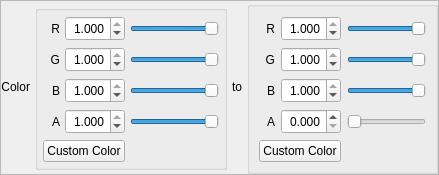
               <widget class="QFrame" name="ParticlesFrame3">
                <property name="sizePolicy">
                 <sizepolicy hsizetype="Preferred" vsizetype="Preferred">
                  <horstretch>0</horstretch>
                  <verstretch>0</verstretch>
                 </sizepolicy>
                </property>
                <property name="frameShape">
                 <enum>QFrame::StyledPanel</enum>
                </property>
                <property name="frameShadow">
                 <enum>QFrame::Raised</enum>
                </property>
                <layout class="QHBoxLayout" name="horizontalLayout_11">
                 <property name="spacing">
                  <number>5</number>
                 </property>
                 <property name="margin">
                  <number>0</number>
                 </property>
                 <item>
                  <widget class="QLabel" name="ColorsLabel">
                   <property name="sizePolicy">
                    <sizepolicy hsizetype="Preferred" vsizetype="Fixed">
                     <horstretch>0</horstretch>
                     <verstretch>0</verstretch>
                    </sizepolicy>
                   </property>
                   <property name="text">
                    <string>Color</string>
                   </property>
                   <property name="alignment">
                    <set>Qt::AlignRight|Qt::AlignTrailing|Qt::AlignVCenter</set>
                   </property>
                  </widget>
                 </item>
                 <item>
                  <widget class="QGroupBox" name="ColorsFromBox">
                   <property name="sizePolicy">
                    <sizepolicy hsizetype="Expanding" vsizetype="Fixed">
                     <horstretch>2</horstretch>
                     <verstretch>0</verstretch>
                    </sizepolicy>
                   </property>
                   <property name="title">
                    <string/>
                   </property>
                   <property name="flat">
                    <bool>false</bool>
                   </property>
                   <layout class="QGridLayout" name="gridLayout_6">
                    <property name="horizontalSpacing">
                     <number>5</number>
                    </property>
                    <property name="margin">
                     <number>5</number>
                    </property>
                    <item row="0" column="0">
                     <widget class="QLabel" name="RFromLabel">
                      <property name="sizePolicy">
                       <sizepolicy hsizetype="Preferred" vsizetype="Fixed">
                        <horstretch>0</horstretch>
                        <verstretch>0</verstretch>
                       </sizepolicy>
                      </property>
                      <property name="minimumSize">
                       <size>
                        <width>0</width>
                        <height>25</height>
                       </size>
                      </property>
                      <property name="toolTip">
                       <string>Start color Red</string>
                      </property>
                      <property name="text">
                       <string>R</string>
                      </property>
                      <property name="alignment">
                       <set>Qt::AlignRight|Qt::AlignTrailing|Qt::AlignVCenter</set>
                      </property>
                     </widget>
                    </item>
                    <item row="1" column="0">
                     <widget class="QLabel" name="GFromLabel">
                      <property name="sizePolicy">
                       <sizepolicy hsizetype="Preferred" vsizetype="Fixed">
                        <horstretch>0</horstretch>
                        <verstretch>0</verstretch>
                       </sizepolicy>
                      </property>
                      <property name="minimumSize">
                       <size>
                        <width>0</width>
                        <height>25</height>
                       </size>
                      </property>
                      <property name="toolTip">
                       <string>Start color green</string>
                      </property>
                      <property name="text">
                       <string>G</string>
                      </property>
                      <property name="alignment">
                       <set>Qt::AlignRight|Qt::AlignTrailing|Qt::AlignVCenter</set>
                      </property>
                     </widget>
                    </item>
                    <item row="2" column="0">
                     <widget class="QLabel" name="BFromLabel">
                      <property name="sizePolicy">
                       <sizepolicy hsizetype="Preferred" vsizetype="Fixed">
                        <horstretch>0</horstretch>
                        <verstretch>0</verstretch>
                       </sizepolicy>
                      </property>
                      <property name="minimumSize">
                       <size>
                        <width>0</width>
                        <height>25</height>
                       </size>
                      </property>
                      <property name="toolTip">
                       <string>Start color blue</string>
                      </property>
                      <property name="text">
                       <string>B</string>
                      </property>
                      <property name="alignment">
                       <set>Qt::AlignRight|Qt::AlignTrailing|Qt::AlignVCenter</set>
                      </property>
                     </widget>
                    </item>
                    <item row="3" column="0">
                     <widget class="QLabel" name="AFromLabel">
                      <property name="sizePolicy">
                       <sizepolicy hsizetype="Preferred" vsizetype="Fixed">
                        <horstretch>0</horstretch>
                        <verstretch>0</verstretch>
                       </sizepolicy>
                      </property>
                      <property name="minimumSize">
                       <size>
                        <width>0</width>
                        <height>25</height>
                       </size>
                      </property>
                      <property name="toolTip">
                       <string>Alpha value at start of lifetime</string>
                      </property>
                      <property name="text">
                       <string>A</string>
                      </property>
                      <property name="alignment">
                       <set>Qt::AlignRight|Qt::AlignTrailing|Qt::AlignVCenter</set>
                      </property>
                     </widget>
                    </item>
                    <item row="2" column="2">
                     <widget class="QSlider" name="BFromSlider">
                      <property name="toolTip">
                       <string>Start color blue</string>
                      </property>
                      <property name="maximum">
                       <number>100</number>
                      </property>
                      <property name="value">
                       <number>100</number>
                      </property>
                      <property name="orientation">
                       <enum>Qt::Horizontal</enum>
                      </property>
                     </widget>
                    </item>
                    <item row="1" column="2">
                     <widget class="QSlider" name="GFromSlider">
                      <property name="toolTip">
                       <string>Start color green</string>
                      </property>
                      <property name="maximum">
                       <number>100</number>
                      </property>
                      <property name="value">
                       <number>100</number>
                      </property>
                      <property name="orientation">
                       <enum>Qt::Horizontal</enum>
                      </property>
                     </widget>
                    </item>
                    <item row="0" column="2">
                     <widget class="QSlider" name="RFromSlider">
                      <property name="toolTip">
                       <string>Start color Red</string>
                      </property>
                      <property name="maximum">
                       <number>100</number>
                      </property>
                      <property name="value">
                       <number>100</number>
                      </property>
                      <property name="orientation">
                       <enum>Qt::Horizontal</enum>
                      </property>
                     </widget>
                    </item>
                    <item row="3" column="2">
                     <widget class="QSlider" name="AFromSlider">
                      <property name="toolTip">
                       <string>Alpha value at start of lifetime</string>
                      </property>
                      <property name="maximum">
                       <number>100</number>
                      </property>
                      <property name="value">
                       <number>100</number>
                      </property>
                      <property name="orientation">
                       <enum>Qt::Horizontal</enum>
                      </property>
                     </widget>
                    </item>
                    <item row="0" column="1">
                     <widget class="QDoubleSpinBox" name="RFromSpinBox">
                      <property name="sizePolicy">
                       <sizepolicy hsizetype="Fixed" vsizetype="Fixed">
                        <horstretch>0</horstretch>
                        <verstretch>0</verstretch>
                       </sizepolicy>
                      </property>
                      <property name="minimumSize">
                       <size>
                        <width>60</width>
                        <height>25</height>
                       </size>
                      </property>
                      <property name="maximumSize">
                       <size>
                        <width>60</width>
                        <height>25</height>
                       </size>
                      </property>
                      <property name="toolTip">
                       <string>Start color Red</string>
                      </property>
                      <property name="alignment">
                       <set>Qt::AlignRight|Qt::AlignTrailing|Qt::AlignVCenter</set>
                      </property>
                      <property name="decimals">
                       <number>3</number>
                      </property>
                      <property name="maximum">
                       <double>1.000000000000000</double>
                      </property>
                      <property name="singleStep">
                       <double>0.010000000000000</double>
                      </property>
                      <property name="value">
                       <double>1.000000000000000</double>
                      </property>
                     </widget>
                    </item>
                    <item row="1" column="1">
                     <widget class="QDoubleSpinBox" name="GFromSpinBox">
                      <property name="sizePolicy">
                       <sizepolicy hsizetype="Fixed" vsizetype="Fixed">
                        <horstretch>0</horstretch>
                        <verstretch>0</verstretch>
                       </sizepolicy>
                      </property>
                      <property name="minimumSize">
                       <size>
                        <width>60</width>
                        <height>25</height>
                       </size>
                      </property>
                      <property name="maximumSize">
                       <size>
                        <width>60</width>
                        <height>25</height>
                       </size>
                      </property>
                      <property name="toolTip">
                       <string>Start color green</string>
                      </property>
                      <property name="alignment">
                       <set>Qt::AlignRight|Qt::AlignTrailing|Qt::AlignVCenter</set>
                      </property>
                      <property name="decimals">
                       <number>3</number>
                      </property>
                      <property name="maximum">
                       <double>1.000000000000000</double>
                      </property>
                      <property name="singleStep">
                       <double>0.010000000000000</double>
                      </property>
                      <property name="value">
                       <double>1.000000000000000</double>
                      </property>
                     </widget>
                    </item>
                    <item row="2" column="1">
                     <widget class="QDoubleSpinBox" name="BFromSpinBox">
                      <property name="sizePolicy">
                       <sizepolicy hsizetype="Fixed" vsizetype="Fixed">
                        <horstretch>0</horstretch>
                        <verstretch>0</verstretch>
                       </sizepolicy>
                      </property>
                      <property name="minimumSize">
                       <size>
                        <width>60</width>
                        <height>25</height>
                       </size>
                      </property>
                      <property name="maximumSize">
                       <size>
                        <width>60</width>
                        <height>25</height>
                       </size>
                      </property>
                      <property name="toolTip">
                       <string>Start color blue</string>
                      </property>
                      <property name="alignment">
                       <set>Qt::AlignRight|Qt::AlignTrailing|Qt::AlignVCenter</set>
                      </property>
                      <property name="decimals">
                       <number>3</number>
                      </property>
                      <property name="maximum">
                       <double>1.000000000000000</double>
                      </property>
                      <property name="singleStep">
                       <double>0.010000000000000</double>
                      </property>
                      <property name="value">
                       <double>1.000000000000000</double>
                      </property>
                     </widget>
                    </item>
                    <item row="3" column="1">
                     <widget class="QDoubleSpinBox" name="AFromSpinBox">
                      <property name="sizePolicy">
                       <sizepolicy hsizetype="Fixed" vsizetype="Fixed">
                        <horstretch>0</horstretch>
                        <verstretch>0</verstretch>
                       </sizepolicy>
                      </property>
                      <property name="minimumSize">
                       <size>
                        <width>60</width>
                        <height>25</height>
                       </size>
                      </property>
                      <property name="maximumSize">
                       <size>
                        <width>60</width>
                        <height>25</height>
                       </size>
                      </property>
                      <property name="toolTip">
                       <string>Alpha value at start of lifetime</string>
                      </property>
                      <property name="alignment">
                       <set>Qt::AlignRight|Qt::AlignTrailing|Qt::AlignVCenter</set>
                      </property>
                      <property name="decimals">
                       <number>3</number>
                      </property>
                      <property name="maximum">
                       <double>1.000000000000000</double>
                      </property>
                      <property name="singleStep">
                       <double>0.010000000000000</double>
                      </property>
                      <property name="value">
                       <double>1.000000000000000</double>
                      </property>
                     </widget>
                    </item>
                    <item row="4" column="0" colspan="2">
                     <widget class="QPushButton" name="CustomColorFromButton">
                      <property name="sizePolicy">
                       <sizepolicy hsizetype="Fixed" vsizetype="Fixed">
                        <horstretch>0</horstretch>
                        <verstretch>0</verstretch>
                       </sizepolicy>
                      </property>
                      <property name="text">
                       <string>Custom Color</string>
                      </property>
                     </widget>
                    </item>
                   </layout>
                  </widget>
                 </item>
                 <item>
                  <widget class="QLabel" name="ColorsToLabel">
                   <property name="sizePolicy">
                    <sizepolicy hsizetype="Preferred" vsizetype="Fixed">
                     <horstretch>0</horstretch>
                     <verstretch>0</verstretch>
                    </sizepolicy>
                   </property>
                   <property name="text">
                    <string>to</string>
                   </property>
                   <property name="alignment">
                    <set>Qt::AlignRight|Qt::AlignTrailing|Qt::AlignVCenter</set>
                   </property>
                  </widget>
                 </item>
                 <item>
                  <widget class="QGroupBox" name="ColorsToBox">
                   <property name="sizePolicy">
                    <sizepolicy hsizetype="Expanding" vsizetype="Fixed">
                     <horstretch>2</horstretch>
                     <verstretch>0</verstretch>
                    </sizepolicy>
                   </property>
                   <property name="title">
                    <string/>
                   </property>
                   <layout class="QGridLayout" name="gridLayout_7">
                    <item row="0" column="0">
                     <widget class="QLabel" name="RToLabel">
                      <property name="sizePolicy">
                       <sizepolicy hsizetype="Preferred" vsizetype="Fixed">
                        <horstretch>0</horstretch>
                        <verstretch>0</verstretch>
                       </sizepolicy>
                      </property>
                      <property name="minimumSize">
                       <size>
                        <width>0</width>
                        <height>25</height>
                       </size>
                      </property>
                      <property name="toolTip">
                       <string>End color red</string>
                      </property>
                      <property name="text">
                       <string>R</string>
                      </property>
                      <property name="alignment">
                       <set>Qt::AlignRight|Qt::AlignTrailing|Qt::AlignVCenter</set>
                      </property>
                     </widget>
                    </item>
                    <item row="1" column="0">
                     <widget class="QLabel" name="GToLabel">
                      <property name="sizePolicy">
                       <sizepolicy hsizetype="Preferred" vsizetype="Fixed">
                        <horstretch>0</horstretch>
                        <verstretch>0</verstretch>
                       </sizepolicy>
                      </property>
                      <property name="minimumSize">
                       <size>
                        <width>0</width>
                        <height>25</height>
                       </size>
                      </property>
                      <property name="toolTip">
                       <string>End color green</string>
                      </property>
                      <property name="text">
                       <string>G</string>
                      </property>
                      <property name="alignment">
                       <set>Qt::AlignRight|Qt::AlignTrailing|Qt::AlignVCenter</set>
                      </property>
                     </widget>
                    </item>
                    <item row="2" column="0">
                     <widget class="QLabel" name="BToLabel">
                      <property name="sizePolicy">
                       <sizepolicy hsizetype="Preferred" vsizetype="Fixed">
                        <horstretch>0</horstretch>
                        <verstretch>0</verstretch>
                       </sizepolicy>
                      </property>
                      <property name="minimumSize">
                       <size>
                        <width>0</width>
                        <height>25</height>
                       </size>
                      </property>
                      <property name="toolTip">
                       <string>End color blue</string>
                      </property>
                      <property name="text">
                       <string>B</string>
                      </property>
                      <property name="alignment">
                       <set>Qt::AlignRight|Qt::AlignTrailing|Qt::AlignVCenter</set>
                      </property>
                     </widget>
                    </item>
                    <item row="3" column="0">
                     <widget class="QLabel" name="AToLabel">
                      <property name="sizePolicy">
                       <sizepolicy hsizetype="Preferred" vsizetype="Fixed">
                        <horstretch>0</horstretch>
                        <verstretch>0</verstretch>
                       </sizepolicy>
                      </property>
                      <property name="minimumSize">
                       <size>
                        <width>0</width>
                        <height>25</height>
                       </size>
                      </property>
                      <property name="toolTip">
                       <string>Alpha value at end of lifetime</string>
                      </property>
                      <property name="text">
                       <string>A</string>
                      </property>
                      <property name="alignment">
                       <set>Qt::AlignRight|Qt::AlignTrailing|Qt::AlignVCenter</set>
                      </property>
                     </widget>
                    </item>
                    <item row="2" column="2">
                     <widget class="QSlider" name="BToSlider">
                      <property name="toolTip">
                       <string>End color blue</string>
                      </property>
                      <property name="maximum">
                       <number>100</number>
                      </property>
                      <property name="value">
                       <number>100</number>
                      </property>
                      <property name="orientation">
                       <enum>Qt::Horizontal</enum>
                      </property>
                     </widget>
                    </item>
                    <item row="1" column="2">
                     <widget class="QSlider" name="GToSlider">
                      <property name="toolTip">
                       <string>End color green</string>
                      </property>
                      <property name="maximum">
                       <number>100</number>
                      </property>
                      <property name="value">
                       <number>100</number>
                      </property>
                      <property name="orientation">
                       <enum>Qt::Horizontal</enum>
                      </property>
                     </widget>
                    </item>
                    <item row="0" column="2">
                     <widget class="QSlider" name="RToSlider">
                      <property name="toolTip">
                       <string>End color red</string>
                      </property>
                      <property name="maximum">
                       <number>100</number>
                      </property>
                      <property name="value">
                       <number>100</number>
                      </property>
                      <property name="orientation">
                       <enum>Qt::Horizontal</enum>
                      </property>
                     </widget>
                    </item>
                    <item row="3" column="2">
                     <widget class="QSlider" name="AToSlider">
                      <property name="toolTip">
                       <string>Alpha value at end of lifetime</string>
                      </property>
                      <property name="maximum">
                       <number>100</number>
                      </property>
                      <property name="value">
                       <number>0</number>
                      </property>
                      <property name="orientation">
                       <enum>Qt::Horizontal</enum>
                      </property>
                     </widget>
                    </item>
                    <item row="0" column="1">
                     <widget class="QDoubleSpinBox" name="RToSpinBox">
                      <property name="sizePolicy">
                       <sizepolicy hsizetype="Fixed" vsizetype="Fixed">
                        <horstretch>0</horstretch>
                        <verstretch>0</verstretch>
                       </sizepolicy>
                      </property>
                      <property name="minimumSize">
                       <size>
                        <width>60</width>
                        <height>25</height>
                       </size>
                      </property>
                      <property name="maximumSize">
                       <size>
                        <width>60</width>
                        <height>25</height>
                       </size>
                      </property>
                      <property name="toolTip">
                       <string>End color red</string>
                      </property>
                      <property name="alignment">
                       <set>Qt::AlignRight|Qt::AlignTrailing|Qt::AlignVCenter</set>
                      </property>
                      <property name="decimals">
                       <number>3</number>
                      </property>
                      <property name="maximum">
                       <double>1.000000000000000</double>
                      </property>
                      <property name="singleStep">
                       <double>0.010000000000000</double>
                      </property>
                      <property name="value">
                       <double>1.000000000000000</double>
                      </property>
                     </widget>
                    </item>
                    <item row="1" column="1">
                     <widget class="QDoubleSpinBox" name="GToSpinBox">
                      <property name="sizePolicy">
                       <sizepolicy hsizetype="Fixed" vsizetype="Fixed">
                        <horstretch>0</horstretch>
                        <verstretch>0</verstretch>
                       </sizepolicy>
                      </property>
                      <property name="minimumSize">
                       <size>
                        <width>60</width>
                        <height>25</height>
                       </size>
                      </property>
                      <property name="maximumSize">
                       <size>
                        <width>60</width>
                        <height>25</height>
                       </size>
                      </property>
                      <property name="toolTip">
                       <string>End color green</string>
                      </property>
                      <property name="alignment">
                       <set>Qt::AlignRight|Qt::AlignTrailing|Qt::AlignVCenter</set>
                      </property>
                      <property name="decimals">
                       <number>3</number>
                      </property>
                      <property name="maximum">
                       <double>1.000000000000000</double>
                      </property>
                      <property name="singleStep">
                       <double>0.010000000000000</double>
                      </property>
                      <property name="value">
                       <double>1.000000000000000</double>
                      </property>
                     </widget>
                    </item>
                    <item row="2" column="1">
                     <widget class="QDoubleSpinBox" name="BToSpinBox">
                      <property name="sizePolicy">
                       <sizepolicy hsizetype="Fixed" vsizetype="Fixed">
                        <horstretch>0</horstretch>
                        <verstretch>0</verstretch>
                       </sizepolicy>
                      </property>
                      <property name="minimumSize">
                       <size>
                        <width>60</width>
                        <height>25</height>
                       </size>
                      </property>
                      <property name="maximumSize">
                       <size>
                        <width>60</width>
                        <height>25</height>
                       </size>
                      </property>
                      <property name="toolTip">
                       <string>End color blue</string>
                      </property>
                      <property name="alignment">
                       <set>Qt::AlignRight|Qt::AlignTrailing|Qt::AlignVCenter</set>
                      </property>
                      <property name="decimals">
                       <number>3</number>
                      </property>
                      <property name="maximum">
                       <double>1.000000000000000</double>
                      </property>
                      <property name="singleStep">
                       <double>0.010000000000000</double>
                      </property>
                      <property name="value">
                       <double>1.000000000000000</double>
                      </property>
                     </widget>
                    </item>
                    <item row="3" column="1">
                     <widget class="QDoubleSpinBox" name="AToSpinBox">
                      <property name="sizePolicy">
                       <sizepolicy hsizetype="Fixed" vsizetype="Fixed">
                        <horstretch>0</horstretch>
                        <verstretch>0</verstretch>
                       </sizepolicy>
                      </property>
                      <property name="minimumSize">
                       <size>
                        <width>60</width>
                        <height>25</height>
                       </size>
                      </property>
                      <property name="maximumSize">
                       <size>
                        <width>60</width>
                        <height>25</height>
                       </size>
                      </property>
                      <property name="toolTip">
                       <string>Alpha value at end of lifetime</string>
                      </property>
                      <property name="alignment">
                       <set>Qt::AlignRight|Qt::AlignTrailing|Qt::AlignVCenter</set>
                      </property>
                      <property name="decimals">
                       <number>3</number>
                      </property>
                      <property name="maximum">
                       <double>1.000000000000000</double>
                      </property>
                      <property name="singleStep">
                       <double>0.010000000000000</double>
                      </property>
                      <property name="value">
                       <double>0.000000000000000</double>
                      </property>
                     </widget>
                    </item>
                    <item row="4" column="0" colspan="2">
                     <widget class="QPushButton" name="CustomColorToButton">
                      <property name="sizePolicy">
                       <sizepolicy hsizetype="Fixed" vsizetype="Fixed">
                        <horstretch>0</horstretch>
                        <verstretch>0</verstretch>
                       </sizepolicy>
                      </property>
                      <property name="text">
                       <string>Custom Color</string>
                      </property>
                     </widget>
                    </item>
                   </layout>
                  </widget>
                 </item>
                </layout>
               </widget>
